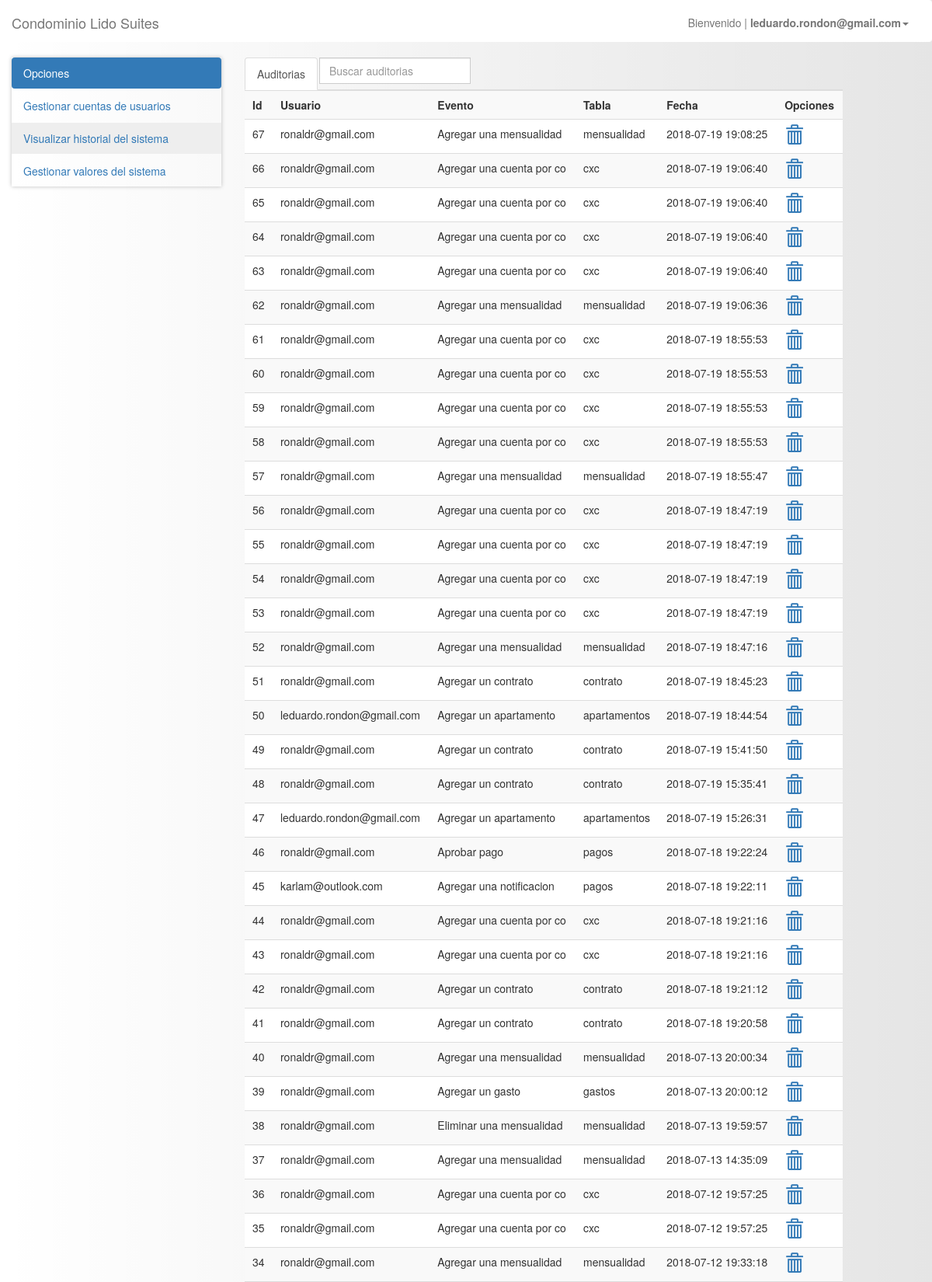
Screenshot of /pages/?auditoria (signed in, upper part) with the database file from the repository.
### tables this page shows
CREATE TABLE `auditorias` (
  `id_auditoria` int(10) UNSIGNED NOT NULL,
  `id_usuario` int(10) UNSIGNED NOT NULL,
  `evento` varchar(25) NOT NULL,
  `tabla` varchar(25) NOT NULL,
  `created` timestamp NOT NULL DEFAULT CURRENT_TIMESTAMP
);

CREATE TABLE `usuarios` (
  `id_usuario` int(10) UNSIGNED NOT NULL,
  `id_nivel` int(10) UNSIGNED NOT NULL,
  `nombres` varchar(100) NOT NULL,
  `apellidos` varchar(100) NOT NULL,
  `correo` varchar(100) NOT NULL,
  `contrasena` varchar(100) NOT NULL,
  `telefono` varchar(100) NOT NULL,
  `created` timestamp NOT NULL DEFAULT CURRENT_TIMESTAMP
);

### models/db.php (called while the page is built)
<?php
class db
{
    public static function conexion(){
        $conexion = new mysqli('localhost', 'root', '19651249', 'lidosuites', '3306');
        $conexion->query("SET NAMES 'utf8'");
        return $conexion;
    }
}

### models/auditoria.php (called while the page is built, shortened)
<?php
require_once 'db.php';
class Auditoria{
	private $db;
	private $auditoria;
	public function __construct(){
		$this->db=db::conexion();
		$this->auditoria=array();
	}
    public function getAuditoria(){
        $sql = $this->db->query("SELECT usuarios.id_usuario, usuarios.correo,
                                        usuarios.nombres, usuarios.apellidos,
                                        usuarios.contrasena, usuarios.id_nivel,
                                        usuarios.telefono, usuarios.created,
                                        auditorias.id_auditoria, auditorias.id_usuario,
                                        auditorias.evento, auditorias.tabla, auditorias.created
                                            FROM usuarios
                                                INNER JOIN auditorias on usuarios.id_usuario = auditorias.id_usuario
                                                ORDER BY auditorias.id_auditoria DESC");
        while($filas = $sql->fetch_assoc()){
            $this->auditoria[] = $filas;
        }
        return $this->auditoria;
    }
}

### views/config/auditoria/detalle.phtml (the view)
<ul class="nav nav-tabs nav-justified">
  <ul class="nav nav-tabs" role="tablist">
    <li role="presentation" class="active"><a href="!#detalle" aria-controls="detalle" role="tab" data-toggle="tab">Auditorias</a></li>
   	<li role="presentation">
		<div class="input-group">
			<input class="form-control" type="text" id="searchAuditoria" placeholder="Buscar auditorias">
		</div>
	</li>
  </ul>
  <div class="tab-content">
    <div role="tabpanel" class="tab-pane active" id="detalle">
		<table class="table table-striped" id="tablaAuditoria">
    		<tr>
    			<th>Id</th>
    			<th>Usuario</th>
    			<th>Evento</th>
    			<th>Tabla</th>
    			<th>Fecha</th>
    			<th>Opciones</th>
    		</tr>
    		<?php for($i=0; $i<count($auditorias); $i++){ $rs = $auditorias[$i]; ?>
    		<tr>
    			<td><?php echo $rs['id_auditoria']; ?></td>
    			<td><?php echo $rs['correo']; ?></td>
    			<td><?php echo $rs['evento']; ?></td>
    			<td><?php echo $rs['tabla']; ?></td>
    			<td><?php echo $rs['created']; ?></td>
    			<td>
    				<a href="#" onclick="delAuditoria(this);" ><i class="glyphicon glyphicon-trash"></i></a>
    			</td>
    		</tr> <?php } ?>
    	</table>
    </div>
  </div>

### public/css/style.css (style rules this page uses)
body { background: linear-gradient(to right, rgba(255, 255, 255, 0), rgba(0, 0, 0, 0.1)); }
.glyphicon { font-size: 1.7em; }

### rows the page displays
auditorias: id_auditoria "67", id_usuario.correo "ronaldr@gmail.com", evento "Agregar una mensualidad", tabla "mensualidad", created "2018-07-19 19:08:25"
auditorias: id_auditoria "66", id_usuario.correo "ronaldr@gmail.com", evento "Agregar una cuenta por co", tabla "cxc", created "2018-07-19 19:06:40"
auditorias: id_auditoria "65", id_usuario.correo "ronaldr@gmail.com", evento "Agregar una cuenta por co", tabla "cxc", created "2018-07-19 19:06:40"
auditorias: id_auditoria "64", id_usuario.correo "ronaldr@gmail.com", evento "Agregar una cuenta por co", tabla "cxc", created "2018-07-19 19:06:40"
auditorias: id_auditoria "63", id_usuario.correo "ronaldr@gmail.com", evento "Agregar una cuenta por co", tabla "cxc", created "2018-07-19 19:06:40"
auditorias: id_auditoria "62", id_usuario.correo "ronaldr@gmail.com", evento "Agregar una mensualidad", tabla "mensualidad", created "2018-07-19 19:06:36"
auditorias: id_auditoria "61", id_usuario.correo "ronaldr@gmail.com", evento "Agregar una cuenta por co", tabla "cxc", created "2018-07-19 18:55:53"
auditorias: id_auditoria "60", id_usuario.correo "ronaldr@gmail.com", evento "Agregar una cuenta por co", tabla "cxc", created "2018-07-19 18:55:53"
auditorias: id_auditoria "59", id_usuario.correo "ronaldr@gmail.com", evento "Agregar una cuenta por co", tabla "cxc", created "2018-07-19 18:55:53"
auditorias: id_auditoria "58", id_usuario.correo "ronaldr@gmail.com", evento "Agregar una cuenta por co", tabla "cxc", created "2018-07-19 18:55:53"
auditorias: id_auditoria "57", id_usuario.correo "ronaldr@gmail.com", evento "Agregar una mensualidad", tabla "mensualidad", created "2018-07-19 18:55:47"
auditorias: id_auditoria "56", id_usuario.correo "ronaldr@gmail.com", evento "Agregar una cuenta por co", tabla "cxc", created "2018-07-19 18:47:19"
auditorias: id_auditoria "55", id_usuario.correo "ronaldr@gmail.com", evento "Agregar una cuenta por co", tabla "cxc", created "2018-07-19 18:47:19"
auditorias: id_auditoria "54", id_usuario.correo "ronaldr@gmail.com", evento "Agregar una cuenta por co", tabla "cxc", created "2018-07-19 18:47:19"
auditorias: id_auditoria "53", id_usuario.correo "ronaldr@gmail.com", evento "Agregar una cuenta por co", tabla "cxc", created "2018-07-19 18:47:19"
auditorias: id_auditoria "52", id_usuario.correo "ronaldr@gmail.com", evento "Agregar una mensualidad", tabla "mensualidad", created "2018-07-19 18:47:16"
auditorias: id_auditoria "51", id_usuario.correo "ronaldr@gmail.com", evento "Agregar un contrato", tabla "contrato", created "2018-07-19 18:45:23"
auditorias: id_auditoria "50", id_usuario.correo "leduardo.rondon@gmail.com", evento "Agregar un apartamento", tabla "apartamentos", created "2018-07-19 18:44:54"
auditorias: id_auditoria "49", id_usuario.correo "ronaldr@gmail.com", evento "Agregar un contrato", tabla "contrato", created "2018-07-19 15:41:50"
auditorias: id_auditoria "48", id_usuario.correo "ronaldr@gmail.com", evento "Agregar un contrato", tabla "contrato", created "2018-07-19 15:35:41"
auditorias: id_auditoria "47", id_usuario.correo "leduardo.rondon@gmail.com", evento "Agregar un apartamento", tabla "apartamentos", created "2018-07-19 15:26:31"
auditorias: id_auditoria "46", id_usuario.correo "ronaldr@gmail.com", evento "Aprobar pago", tabla "pagos", created "2018-07-18 19:22:24"
auditorias: id_auditoria "45", id_usuario.correo "karlam@outlook.com", evento "Agregar una notificacion", tabla "pagos", created "2018-07-18 19:22:11"
auditorias: id_auditoria "44", id_usuario.correo "ronaldr@gmail.com", evento "Agregar una cuenta por co", tabla "cxc", created "2018-07-18 19:21:16"
auditorias: id_auditoria "43", id_usuario.correo "ronaldr@gmail.com", evento "Agregar una cuenta por co", tabla "cxc", created "2018-07-18 19:21:16"
auditorias: id_auditoria "42", id_usuario.correo "ronaldr@gmail.com", evento "Agregar un contrato", tabla "contrato", created "2018-07-18 19:21:12"
auditorias: id_auditoria "41", id_usuario.correo "ronaldr@gmail.com", evento "Agregar un contrato", tabla "contrato", created "2018-07-18 19:20:58"
auditorias: id_auditoria "40", id_usuario.correo "ronaldr@gmail.com", evento "Agregar una mensualidad", tabla "mensualidad", created "2018-07-13 20:00:34"
auditorias: id_auditoria "39", id_usuario.correo "ronaldr@gmail.com", evento "Agregar un gasto", tabla "gastos", created "2018-07-13 20:00:12"
auditorias: id_auditoria "38", id_usuario.correo "ronaldr@gmail.com", evento "Eliminar una mensualidad", tabla "mensualidad", created "2018-07-13 19:59:57"
auditorias: id_auditoria "37", id_usuario.correo "ronaldr@gmail.com", evento "Agregar una mensualidad", tabla "mensualidad", created "2018-07-13 14:35:09"
auditorias: id_auditoria "36", id_usuario.correo "ronaldr@gmail.com", evento "Agregar una cuenta por co", tabla "cxc", created "2018-07-12 19:57:25"
auditorias: id_auditoria "35", id_usuario.correo "ronaldr@gmail.com", evento "Agregar una cuenta por co", tabla "cxc", created "2018-07-12 19:57:25"
auditorias: id_auditoria "34", id_usuario.correo "ronaldr@gmail.com", evento "Agregar una mensualidad", tabla "mensualidad", created "2018-07-12 19:33:18"

### other values shown
$_SESSION['login'] "leduardo.rondon@gmail.com"
